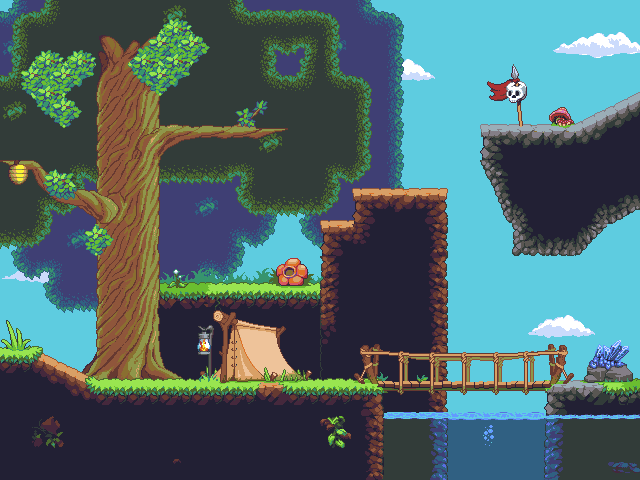

This is a level from a 2D game, rendered from its Tiled map with the project's own tilesets. A one-line summary and the map file follow, with tile-layer data summarised:
An orthogonal 20x15 tile map with 32x32 px tiles, 12 tile layers (bg, Tilelaag 12, Tilelaag 7, Tilelaag 11, ...), 7 tilesets and 1 object.

<map version="1.0" orientation="orthogonal" renderorder="right-down" width="20" height="15" tilewidth="32" tileheight="32" nextobjectid="3">
 <tileset firstgid="1" name="Jungle_terrain" tilewidth="32" tileheight="32">
  <image source="../Tiles/Jungle/Jungle_terrain.png" trans="00ffff" width="896" height="480" />
 </tileset>
 <tileset firstgid="421" name="objects" tilewidth="32" tileheight="32">
  <image source="../Tiles/Jungle/objects.PNG" trans="00ffff" width="416" height="224" />
 </tileset>
 <tileset firstgid="512" name="0n7fINR" tilewidth="32" tileheight="32">
  <image source="0n7fINR.png" trans="00ffff" width="517" height="283" />
 </tileset>
 <tileset firstgid="640" name="cloud4" tilewidth="32" tileheight="32">
  <image source="../Backgrounds/clouds/cloud4.png" trans="00ffff" width="120" height="256" />
 </tileset>
 <tileset firstgid="664" name="cloud4" tilewidth="5" tileheight="5">
  <image source="../Backgrounds/clouds/cloud4.png" trans="00ffff" width="120" height="256" />
 </tileset>
 <tileset firstgid="1888" name="cloud4" tilewidth="48" tileheight="48">
  <image source="../Backgrounds/clouds/cloud4.png" trans="00ffff" width="120" height="256" />
 </tileset>
 <tileset firstgid="1898" name="cloud4" tilewidth="100" tileheight="45">
  <image source="../Backgrounds/clouds/cloud4.png" trans="00ffff" width="120" height="256" />
 </tileset>
 <layer name="bg" width="20" height="15">
  <data>[300 cells, 300 non-empty, 1 distinct tile ids]</data>
 </layer>
 <objectgroup name="Objectlaag 1">
  <object id="1" gid="877" x="458" y="49" />
 </objectgroup>
 <layer name="Tilelaag 12" width="20" height="15">
  <data>[300 cells, 4 non-empty, 3 distinct tile ids]</data>
 </layer>
 <layer name="Tilelaag 7" width="20" height="15">
  <data>[300 cells, 119 non-empty, 14 distinct tile ids]</data>
 </layer>
 <layer name="Tilelaag 11" width="20" height="15">
  <data>[300 cells, 4 non-empty, 4 distinct tile ids]</data>
 </layer>
 <layer name="l0" width="20" height="15">
  <data>[300 cells, 121 non-empty, 22 distinct tile ids]</data>
 </layer>
 <layer name="l1" width="20" height="15">
  <data>[300 cells, 119 non-empty, 78 distinct tile ids]</data>
 </layer>
 <layer name="l2" width="20" height="15">
  <data>[300 cells, 71 non-empty, 29 distinct tile ids]</data>
 </layer>
 <layer name="l3" width="20" height="15">
  <data>[300 cells, 22 non-empty, 20 distinct tile ids]</data>
 </layer>
 <layer name="l4" width="20" height="15">
  <data>[300 cells, 22 non-empty, 16 distinct tile ids]</data>
 </layer>
 <layer name="water" width="20" height="15">
  <data>[300 cells, 16 non-empty, 5 distinct tile ids]</data>
 </layer>
 <layer name="obj" width="20" height="15">
  <data>[300 cells, 17 non-empty, 17 distinct tile ids]</data>
 </layer>
 <layer name="obj2" width="20" height="15">
  <data>[300 cells, 11 non-empty, 11 distinct tile ids]</data>
 </layer>
</map>
